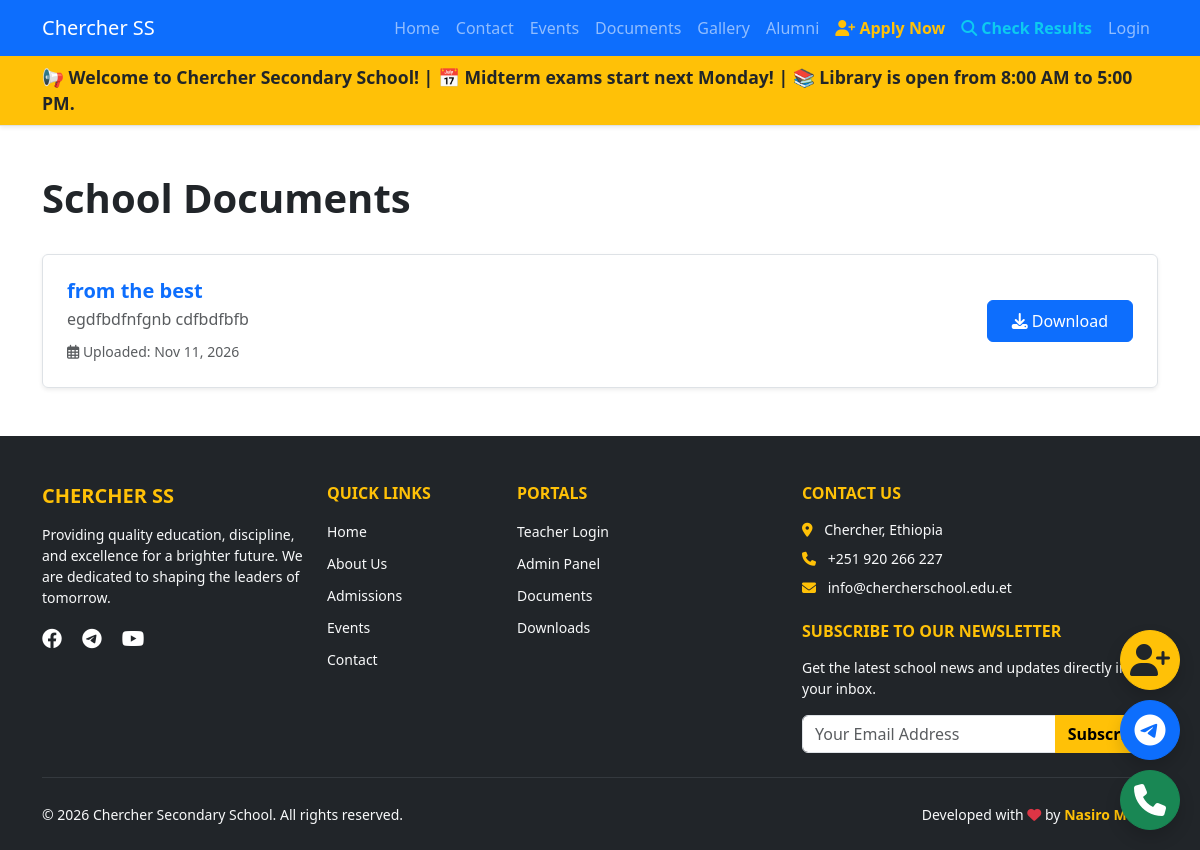
/documents/, run on the app's committed database.
### documents/models.py (models this page shows, shortened)
class Document(models.Model):
    title = models.CharField(max_length=200)
    file = models.FileField(upload_to='documents/')
    description = models.TextField(blank=True)
    uploaded_at = models.DateTimeField(auto_now_add=True)
    class Meta:
        ordering = ['-uploaded_at']

### documents/views.py (the view)
# urls.py: path('', views.document_list, name='list'),
def document_list(request):
    documents = Document.objects.all()
    return render(request, 'documents/list.html', {'documents': documents})

### documents/templates/documents/list.html (shortened to what this page needs)
{% extends "base.html" %}
{% block content %}
<div class="container mt-5 mb-5">
    <div class="d-flex justify-content-between align-items-center mb-4">
        <h1 class="fw-bold">School Documents</h1>
    </div>
    {% if documents %}
        <div class="list-group shadow-sm">
        {% for doc in documents %}
            <div class="list-group-item d-flex justify-content-between align-items-center p-4">
                <div>
                    <h5 class="mb-1 fw-bold text-primary">{{ doc.title }}</h5>
                    <p class="mb-2 text-muted">{{ doc.description|default:"No description provided." }}</p>
                    <small class="text-muted"><i class="far fa-calendar-alt"></i> Uploaded: {{ doc.uploaded_at|date:"M d, Y" }}</small>
                </div>
                <a href="{{ doc.file.url }}" class="btn btn-primary px-4 py-2" target="_blank" download>
                    <i class="fas fa-download"></i> Download
                </a>
            </div>
        {% endfor %}
        </div>
    {% else %}
        <div class="alert alert-info border-0 shadow-sm text-center py-5">
            <i class="fas fa-file-alt fa-3x mb-3 text-muted"></i>
            <h4>No documents have been uploaded yet.</h4>
            <p class="mb-0">Check back later for important school files and forms.</p>
        </div>
    {% endif %}
</div>
{% endblock %}

### data on the page
Document: title "from the best", description "egdfbdfnfgnb cdfbdfbfb", uploaded_at "Nov 11, 2026"
